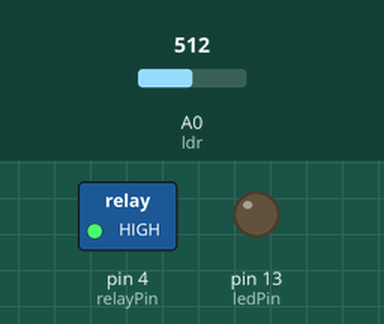
Recording of a sketch running on a simulated Arduino Uno, built with avr-gcc and run on an emulated ATmega328P. Shown: switched loads named in the sketch (green lamp = pin HIGH), output pins drawn as LEDs (lit = HIGH). The test bench sets the inputs (shaded band); at power-on: A0 (ldr) = 512.

Above: at 0.1 s.
At 23.1 s:
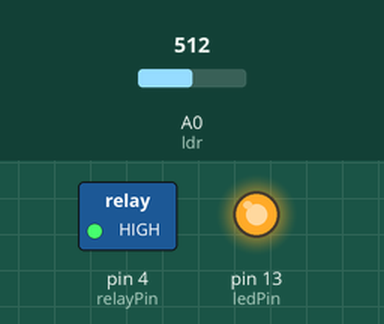
Timing chart, 0 to 24.6 s (numbered marks = the images above):
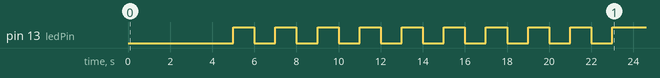

The sketch:

sketch_aug10a.ino
```cpp
//Время калибровки датчика (10-60 сек. по даташиту)
int calibrationTime = 20;

//Время, в которое был принят сигнал отсутствия движения(LOW)
long unsigned int lowIn;

//Пауза, после которой движение считается оконченным
long unsigned int pause = 30000;

//Флаг. false = значит движение уже обнаружено, true - уже известно, что движения нет
boolean lockLow = true;
//Флаг. Сигнализирует о необходимости запомнить время начала отсутствия движения
boolean takeLowTime;

int pirPin = 2;    //вывод подключения PIR датчика
int ledPin = 13;   //вывод сигнального диода
int relayPin = 4;  //реле пин
int ldr = A0;       //и фоторезистора

void setup()
{
  pinMode(pirPin, INPUT);
  pinMode(ledPin, OUTPUT);
  pinMode(relayPin, OUTPUT);

  //!ВНИМАНИЕ! При использовании n-p-n реле необходимо в след. строчке поменять HIGH на LOW
  digitalWrite(relayPin, HIGH);
  delay(4000);
  digitalWrite(pirPin, LOW);

  //дадим датчику время на калибровку
  for(int i = 0; i < calibrationTime; i++)
  {
    //Во время калибровки будет мигать сигнальный диод
    i % 2 ? digitalWrite(ledPin, HIGH) : digitalWrite(ledPin, LOW);
    delay(1000);
  }
  //По окончанию калибровки зажжем сигнальный диод
  //digitalWrite(ledPin, HIGH);
  delay(50);
}

void loop()
{ //-------------------------------------------------------------------------

//
if (analogRead(ldr) > 900) {

  //Если обнаружено движение
  if(digitalRead(pirPin) == HIGH)
  {
    //Если до этого момента еще не включили реле
    if(lockLow)
    {
      lockLow = false;
      //Включаем реле.
      //!ВНИМАНИЕ! При использовании n-p-n реле необходимо в след. строчке поменять LOW на HIGH
      digitalWrite(relayPin, LOW);
      delay(50);
    }
    takeLowTime = true;
  }

  //Ели движения нет
  if(digitalRead(pirPin) == LOW)
  {
    //Если время окончания движения еще не записано
    if(takeLowTime)
    {
      lowIn = millis();          //Сохраним время окончания движения
      takeLowTime = false;       //Изменим значения флага, чтобы больше не брать время, пока не будет нового движения
    }
    //Если время без движение превышает паузу => движение окончено
    if(!lockLow && millis() - lowIn > pause)
    {
      //Изменяем значение флага, чтобы эта часть кода исполнилась лишь раз, до нового движения
      lockLow = true;
      digitalWrite(relayPin, HIGH);
      delay(50);
    }
  }

}

else {
       lockLow = true;
       digitalWrite(relayPin, HIGH);
       delay(50);
     }
//


} // --------------------------------------------------------------------
```
